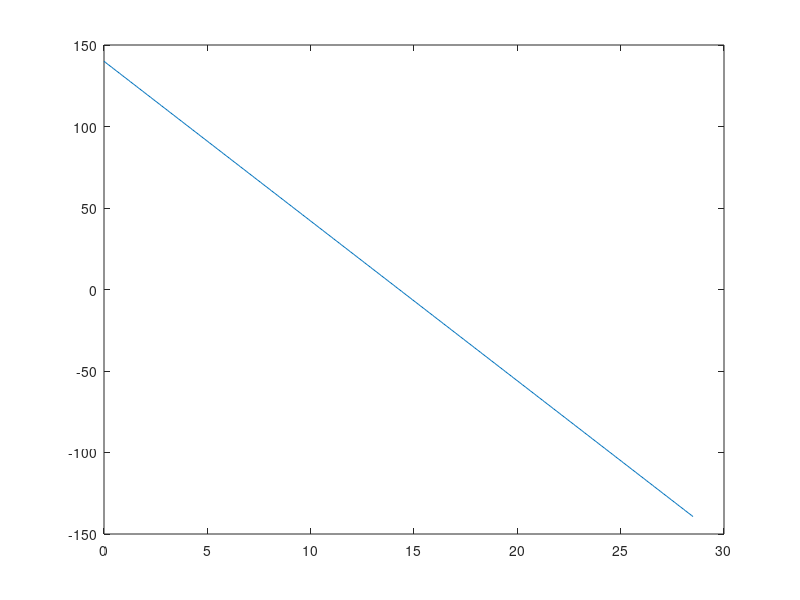

Reproduce this figure in MATLAB.
% Shelley Wei
% ENGR 130
% Homework 5
% Started 9/20/23
% Submitted 9//23
% Due 9/26/23

%% Question 1
clear;
clc;
close all;

% Input data
x = [0.124,  0.745,  1.391,  2.195,  2.789,  3.638,  4.121,  5.001, 5.671,  6.479,  6.916,  8.127,  8.533,  9.06, 10.186]; %  a vector of x values
y = [0.078,  0.439,  0.768,  0.982,  0.984,  0.755,  0.520, -0.001, -0.521, -0.821, -0.933, -0.923, -0.807, -0.503,  0.116]; % a vector of y values

% Calculate the polynomial coefficients here
% Complete the line below, replacing ... with the appropriate code
p = polyfit(x, y, 4); % How am I supposed to know that it's 4th degree? Am I supposed to test that?

% Create a vector of 100 equally-spaced values between 0.124 and 10.186,
% replacing ... with the appropriate code
x_fit = linspace(0.124, 10.186, 100);

% Complete the line below, replacing ... with the appropriate code
y_fit = polyval(p, x_fit);      % evaluate x_fit using the polynomial you generated earlier
    
% Plot the fitted data and the original data on the same axes
plot(x_fit, y_fit, '-', x, y, 'o');
legend('Fitted data', 'Original data');
title('Practice with Data Fitting');
xlabel('x (units unknown)');
ylabel('y (units unknown)');

%% Question 2
clear;
clc;
close all;

% constants
g = 9.8; % m/s^2
v0 = 140; % m/s
tStep = 0.075; % s

% variables
h = 0; % m
v = v0;
t = 0;

% vectors
tVector = [];
vVector = [];
hVector = [];

while (h >= 0)
    % the length of these vectors increases by 1 every iteration because the vector is re-equal to itself plus the following value generated from the loop
    tVector = [tVector, t];
    vVector = [vVector, v];
    hVector = [hVector, h];

    t = t + tStep; % update time
    v = v0 - g*t; % calculate new velocity
    h = v0*t - 0.5*g*t^2; % calculate new height
end

plot(tVector, hVector);
plot(tVector, vVector);
